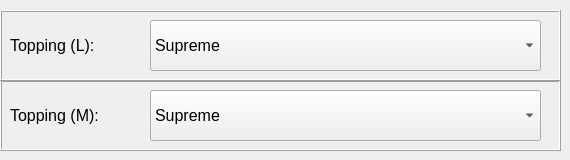
    <widget class="QWidget" name="page_17">
     <widget class="QFrame" name="frame_15">
      <property name="geometry">
       <rect>
        <x>0</x>
        <y>80</y>
        <width>561</width>
        <height>71</height>
       </rect>
      </property>
      <property name="frameShape">
       <enum>QFrame::Box</enum>
      </property>
      <property name="frameShadow">
       <enum>QFrame::Raised</enum>
      </property>
      <widget class="QComboBox" name="toppingMedium">
       <property name="geometry">
        <rect>
         <x>150</x>
         <y>10</y>
         <width>391</width>
         <height>51</height>
        </rect>
       </property>
       <property name="font">
        <font>
         <pointsize>12</pointsize>
        </font>
       </property>
       <property name="maxVisibleItems">
        <number>15</number>
       </property>
       <item>
        <property name="text">
         <string>Supreme</string>
        </property>
       </item>
       <item>
        <property name="text">
         <string>Cheesy Cheese</string>
        </property>
       </item>
       <item>
        <property name="text">
         <string>Quatro Cheese Mushroom</string>
        </property>
       </item>
       <item>
        <property name="text">
         <string>Smokebeef</string>
        </property>
       </item>
       <item>
        <property name="text">
         <string>Carnivor</string>
        </property>
       </item>
       <item>
        <property name="text">
         <string>BBQ Bratwurst</string>
        </property>
       </item>
       <item>
        <property name="text">
         <string>Creamy Tuna Mayo</string>
        </property>
       </item>
      </widget>
      <widget class="QLabel" name="label_23">
       <property name="geometry">
        <rect>
         <x>10</x>
         <y>10</y>
         <width>141</width>
         <height>51</height>
        </rect>
       </property>
       <property name="font">
        <font>
         <pointsize>12</pointsize>
        </font>
       </property>
       <property name="text">
        <string>Topping (M):</string>
       </property>
      </widget>
     </widget>
     <widget class="QFrame" name="frame_16">
      <property name="geometry">
       <rect>
        <x>0</x>
        <y>10</y>
        <width>561</width>
        <height>71</height>
       </rect>
      </property>
      <property name="frameShape">
       <enum>QFrame::Box</enum>
      </property>
      <property name="frameShadow">
       <enum>QFrame::Raised</enum>
      </property>
      <widget class="QComboBox" name="toppingLarge">
       <property name="geometry">
        <rect>
         <x>150</x>
         <y>10</y>
         <width>391</width>
         <height>51</height>
        </rect>
       </property>
       <property name="font">
        <font>
         <pointsize>12</pointsize>
        </font>
       </property>
       <property name="maxVisibleItems">
        <number>15</number>
       </property>
       <item>
        <property name="text">
         <string>Supreme</string>
        </property>
       </item>
       <item>
        <property name="text">
         <string>Cheesy Cheese</string>
        </property>
       </item>
       <item>
        <property name="text">
         <string>Quatro Cheese Mushroom</string>
        </property>
       </item>
       <item>
        <property name="text">
         <string>Smokebeef</string>
        </property>
       </item>
       <item>
        <property name="text">
         <string>Carnivor</string>
        </property>
       </item>
       <item>
        <property name="text">
         <string>BBQ Bratwurst</string>
        </property>
       </item>
       <item>
        <property name="text">
         <string>Creamy Tuna Mayo</string>
        </property>
       </item>
      </widget>
      <widget class="QLabel" name="label_24">
       <property name="geometry">
        <rect>
         <x>10</x>
         <y>10</y>
         <width>131</width>
         <height>51</height>
        </rect>
       </property>
       <property name="font">
        <font>
         <pointsize>12</pointsize>
        </font>
       </property>
       <property name="text">
        <string>Topping (L):</string>
       </property>
      </widget>
     </widget>
    </widget>
